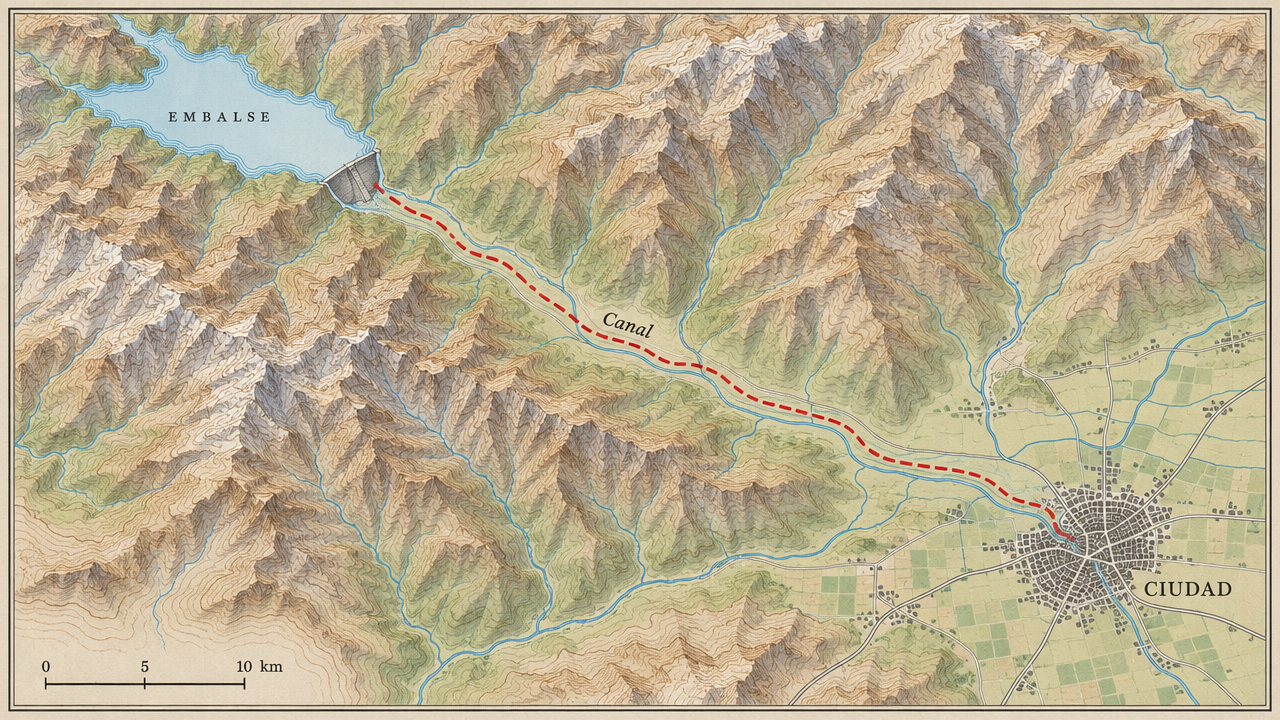
#> input picture sandbox/2026-11-17-atlas-test/ref/atlas-4.png, 1280 x 720 px, found by its file name
$ python vectors.py ref/atlas-4.png data/ '→' data/vectors.json, out/vectors.png
#> lines starting #> are read from the running program, lines starting #| are printed output that depends on the picture
# Measures the reference's line work into vector data for the matched shot: the rivers
# (centre lines with their widths), the lake's shore, the canal's dashes, the city, and the
# colours of every ink. Our own generated reference, read into data (as pier-pressure read its
# generated model sheets): the matched shot draws these with the atlas kit's own drawers.
#
#   python3 tools/vectors.py ref/atlas-4.png data/   → data/vectors.json, out/vectors.png
import sys, os, json
import numpy as np
from PIL import Image, ImageDraw
from scipy import ndimage as ndi
from skimage.morphology import skeletonize
from skimage.measure import find_contours, approximate_polygon

src, d = sys.argv[1], sys.argv[2]
im = np.asarray(Image.open(src).convert('RGB')).astype(np.float64)
H, W, _ = im.shape
R, G, B = im[..., 0], im[..., 1], im[..., 2]
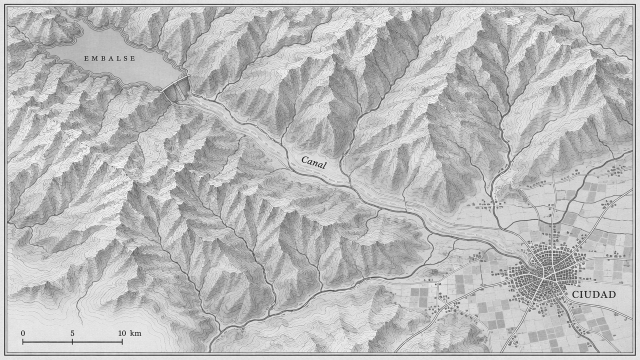
#> R: shape (720, 1280) float64 (shown at 1/2 size); min 2, max 255, mean 186.4
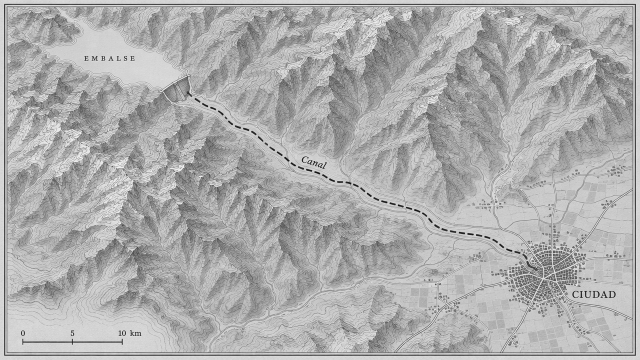
#> G: shape (720, 1280) float64 (shown at 1/2 size); min 0, max 254, mean 173.5
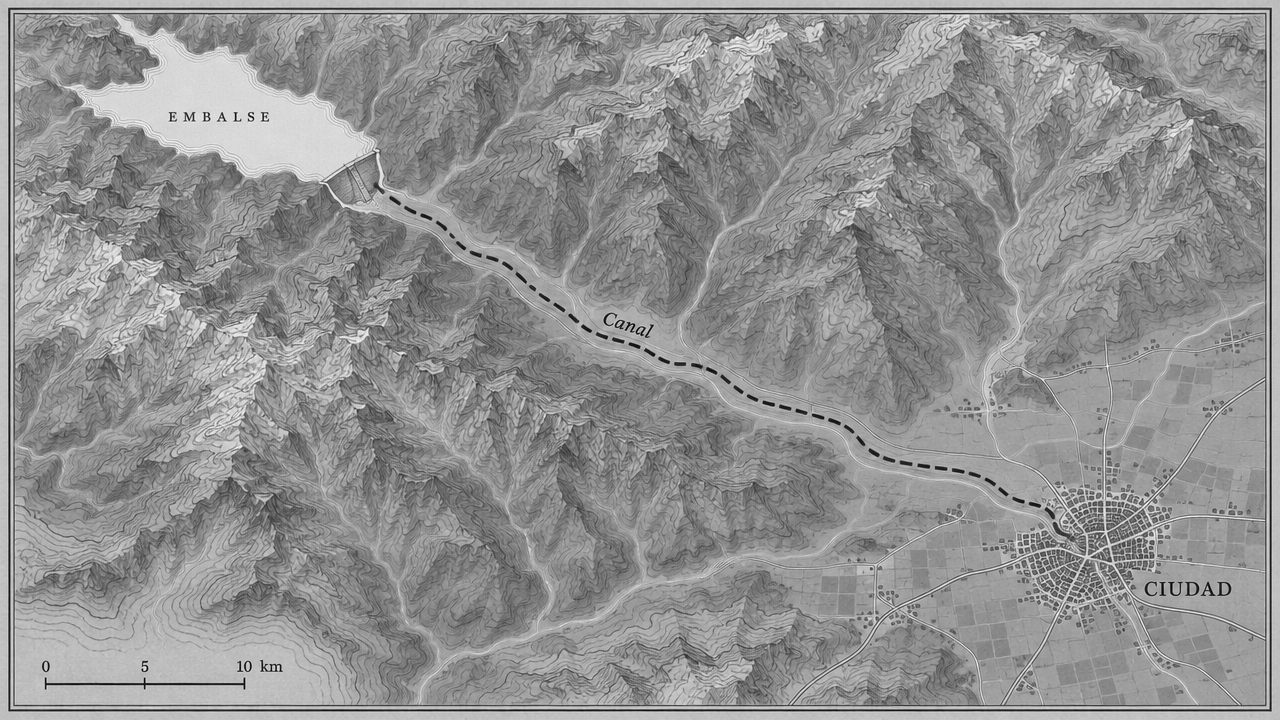
#> B: shape (720, 1280) float64; min 1, max 251, mean 145.7
Y = 0.3 * R + 0.59 * G + 0.11 * B
#> (the run stopped early here; a loop or call above may not have finished)

$ run again, with sandbox/2026-11-17-atlas-test/ref/atlas-1.jpg saved as sandbox/2026-11-17-atlas-test/ref/atlas-4.png
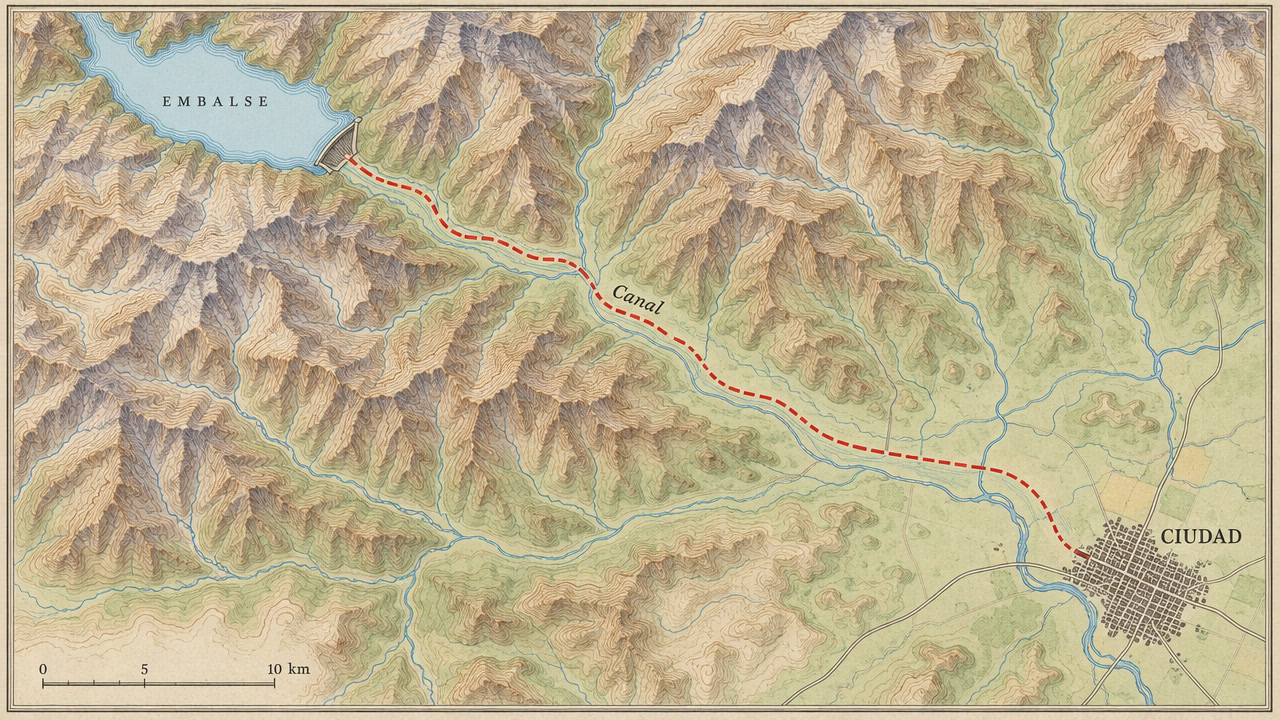
#> input picture sandbox/2026-11-17-atlas-test/ref/atlas-1.jpg, 1280 x 720 px, found by its file name
#> `R, G, B = im[..., 0], im[..., 1], im[..., 2]`:
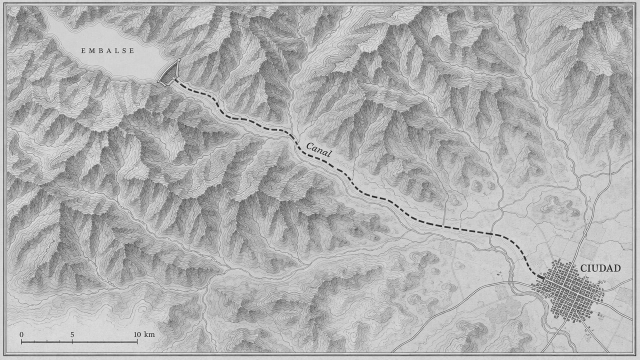
#> G: shape (720, 1280) float64 (shown at 1/2 size); min 4, max 249, mean 177.2
#> `R, G, B = im[..., 0], im[..., 1], im[..., 2]`:
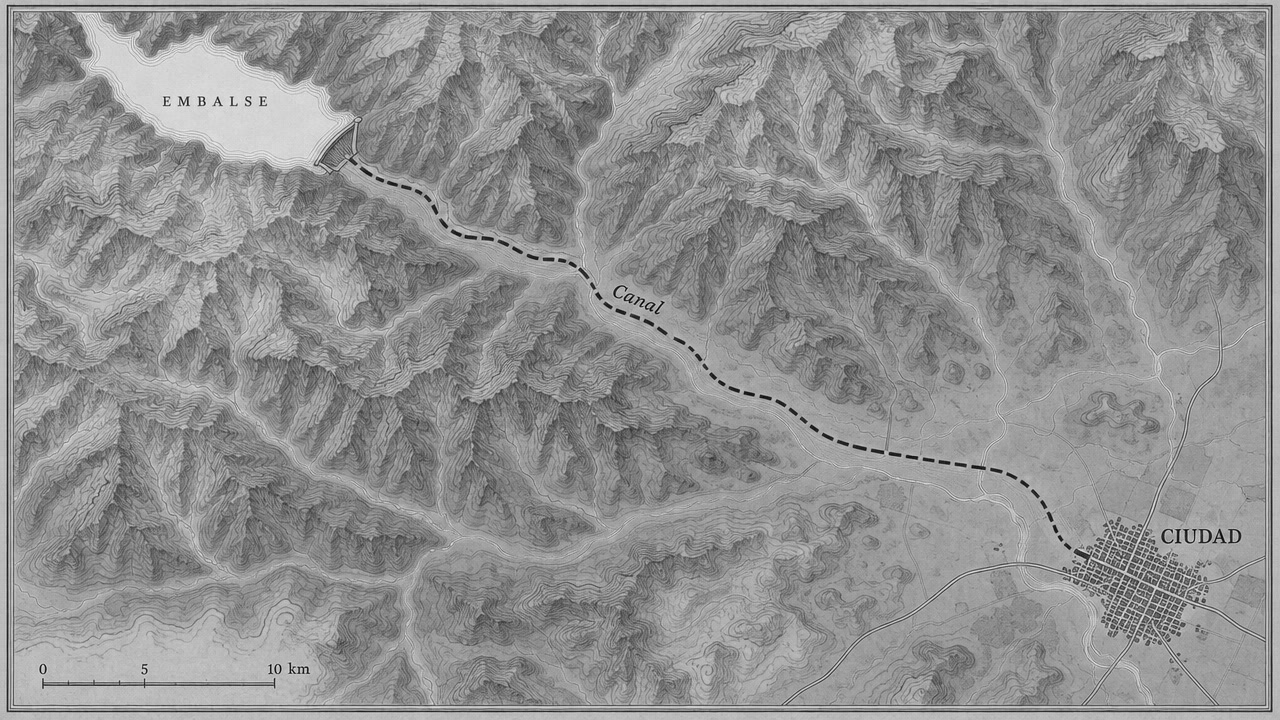
#> B: shape (720, 1280) float64; min 0, max 249, mean 144.5

$ run again, with sandbox/2026-11-17-atlas-test/ref/atlas-2.jpg saved as sandbox/2026-11-17-atlas-test/ref/atlas-4.png
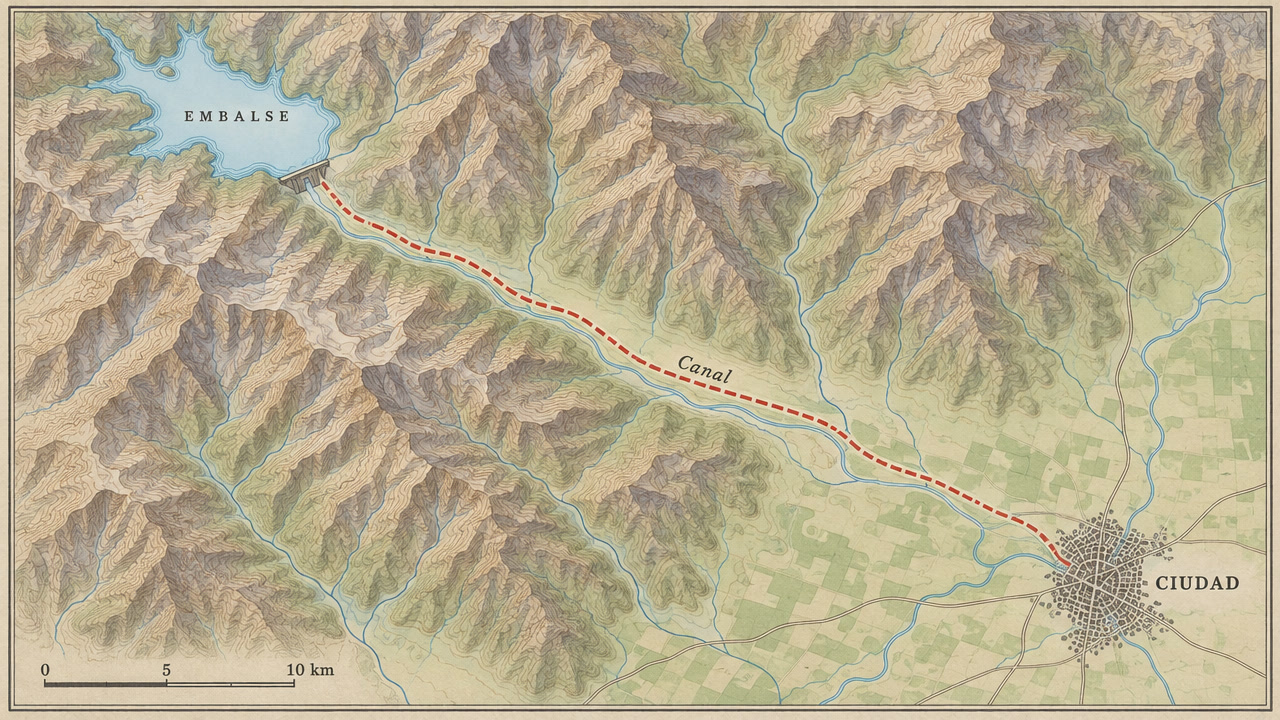
#> input picture sandbox/2026-11-17-atlas-test/ref/atlas-2.jpg, 1280 x 720 px, found by its file name
#> `R, G, B = im[..., 0], im[..., 1], im[..., 2]`:
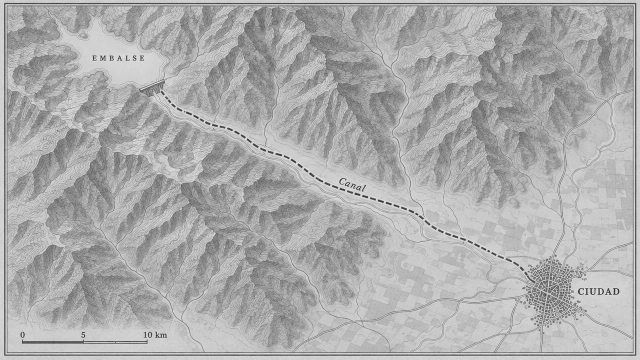
#> G: shape (720, 1280) float64 (shown at 1/2 size); min 19, max 250, mean 172.4
#> `R, G, B = im[..., 0], im[..., 1], im[..., 2]`:
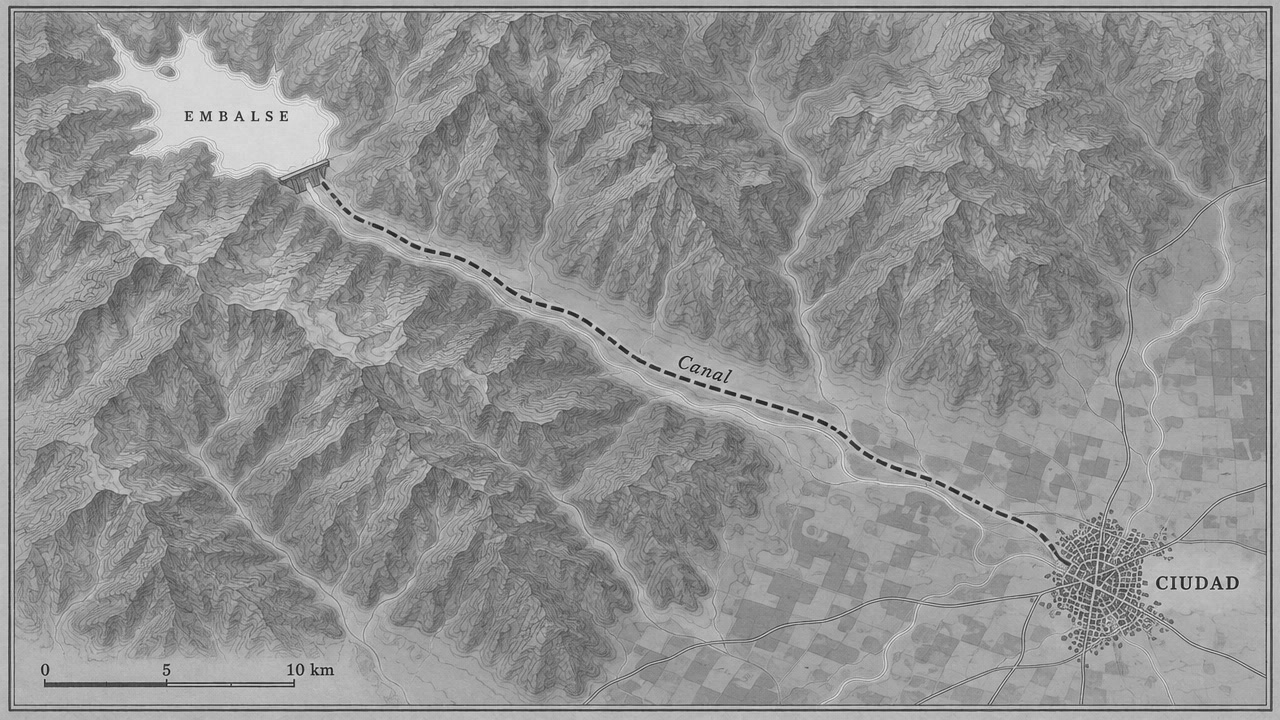
#> B: shape (720, 1280) float64; min 10, max 240, mean 144.4
